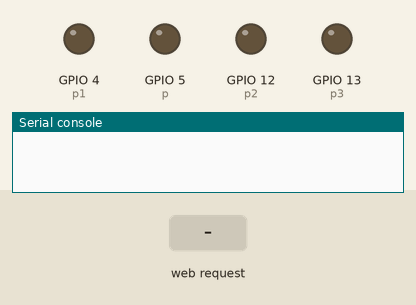
Simulated run of this program. Board: ESP32 board running MicroPython. Parts: output pins drawn as LEDs (lit = HIGH), the last lines printed to the serial console. The test bench sets the inputs (shaded band).

Above: at 1.2 s.
1.3 s: HTTP request GET /?forward=on received
At 2.5 s:
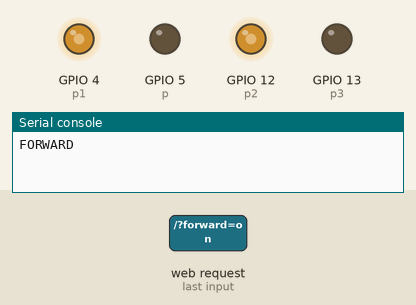
2.8 s: HTTP request GET /?reverse=on received
At 3.8 s:
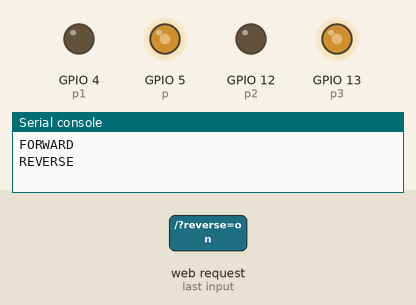
4.3 s: HTTP request GET /?turn=on received
At 5.6 s:
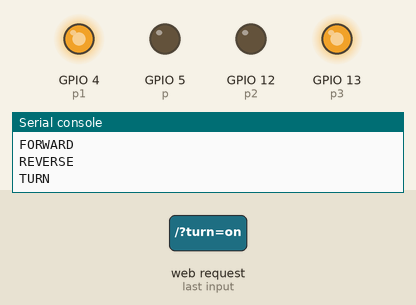
Timing chart, 0 to 7.3 s (numbered marks = the images above; inputs shaded):
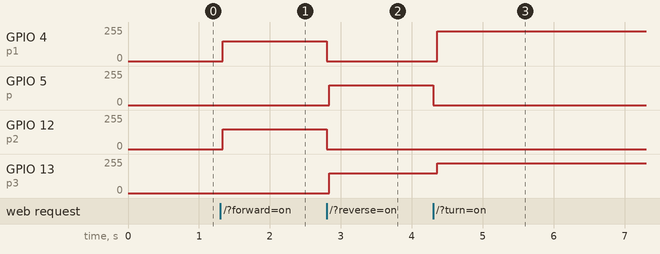

Measured:
- after the input at 1.3 s, GPIO 4 (p1), GPIO 12 (p2): 0/255 → 149/255 at once
- after the input at 2.8 s, GPIO 4 (p1), GPIO 12 (p2): 149/255 → 0/255 at once; GPIO 5 (p), GPIO 13 (p3): 0/255 → 149/255 at once
- after the input at 4.3 s, GPIO 4 (p1): 0/255 → 224/255 after 0.06 s; GPIO 5 (p): 149/255 → 0/255 at once; GPIO 13 (p3): 149/255 → 224/255 after 0.06 s

The program:

moto.py
```python
import socket
import machine


p = machine.PWM(machine.Pin(5), freq=10000)
p1 = machine.PWM(machine.Pin(4), freq=10000)
p2 = machine.PWM(machine.Pin(12), freq=10000)
p3 = machine.PWM(machine.Pin(13), freq=10000)


p.duty(0)
p1.duty(0)
p2.duty(0)
p3.duty(0)


html = """<html><head> <title>ESP Web Server</title> <meta name="viewport" content="width=device-width, initial-scale=1">
<link rel="icon" href="data:,"> <style>html{font-family: Helvetica; display:inline-block; margin: 0px auto; text-align: center;}
h1{color:#0f7663; padding: 2vh;}p{font-size: 1.5rem;}.button{display: inline-block; background-color: #680f76; border: none;
border-radius: 4px; color: white; padding: 16px 40px; text-decoration: none; font-size: 30px; margin: 2px; cursor: pointer;}
.button2{background-color:  #3f760f;}.button3{background-color:  #760f22;}.button4{background-color: #1e0f76;}}</style></head><body> <h1>ESP Web Server</h1>
<p><a href="/?forward=on"><button class="button">FOWARD</button></a></p>
<p><a href="/?action=off"><button class="button button2">STOP</button></a></p>
<p><a href="/?reverse=on"><button class="button button3">REVERSE</button></a></p>
<p><a href="/?turn=on"><button class="button button4">TURN</button></a></p>
</body></html>"""
s = socket.socket()
s.bind(('0.0.0.0', 80))
s.listen(5)

while True:
    cs,addr=s.accept()
    response=cs.recv(1048)
    response=str(response)
    forward_on = response.find('/?forward=on')
    action_off = response.find('/?action=off')
    reverse_on = response.find('/?reverse=on')
    turn_on = response.find('/?turn=on')


    if forward_on == 6:
       print('FORWARD')
       for j in range(600):
            p.duty(0)
            p1.duty(j)
            p2.duty(j)
            p3.duty(0)
    if action_off == 6:
        print('STOP')
        p.duty(0)
        p1.duty(0)
        p2.duty(0)
        p3.duty(0)


    if reverse_on == 6:
       print("REVERSE")
       for i in range(600):
           p.duty(i)
           p1.duty(0)
           p2.duty(0)
           p3.duty(i)


    if turn_on == 6:
        print("TURN")
        for h in range(900):
           p.duty(0)
           p1.duty(h)
           p2.duty(0)
           p3.duty(h)


    cs.sendall(html)
    cs.close()
```
